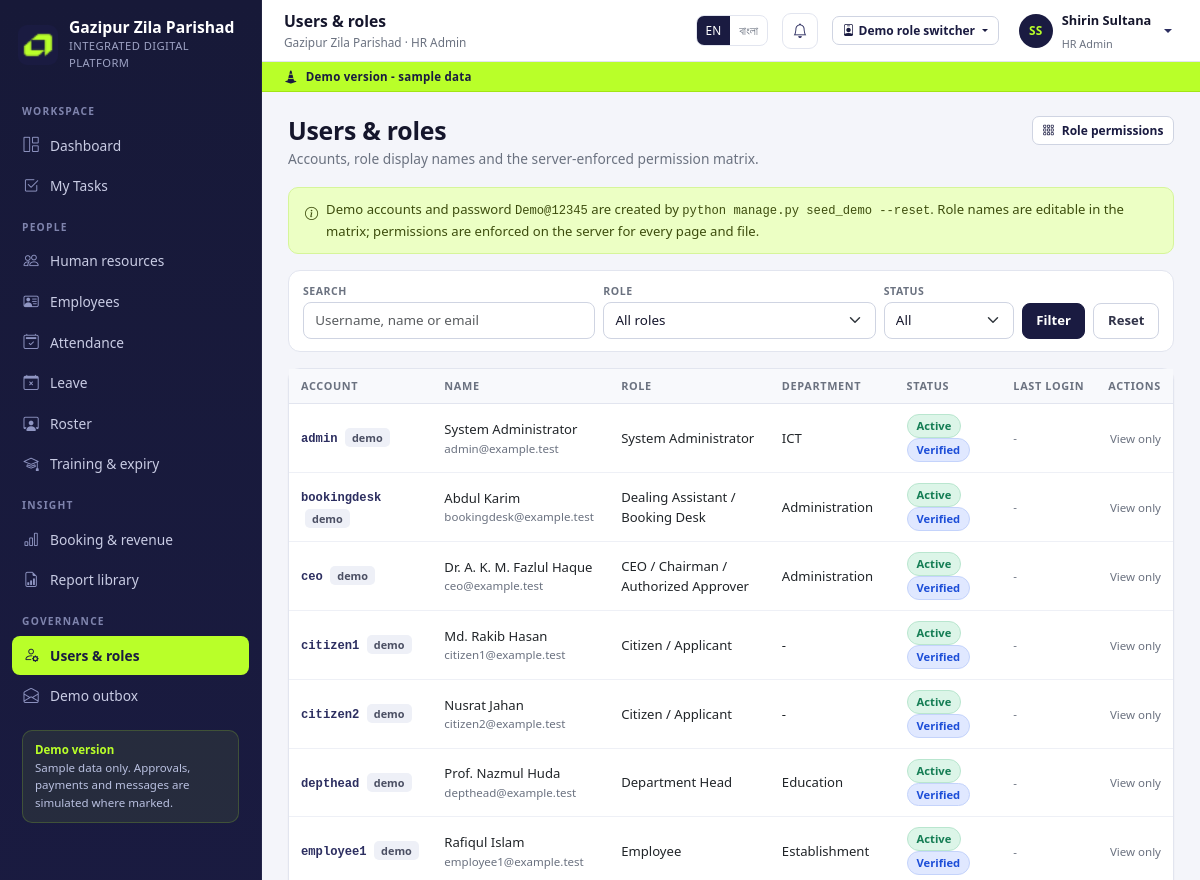
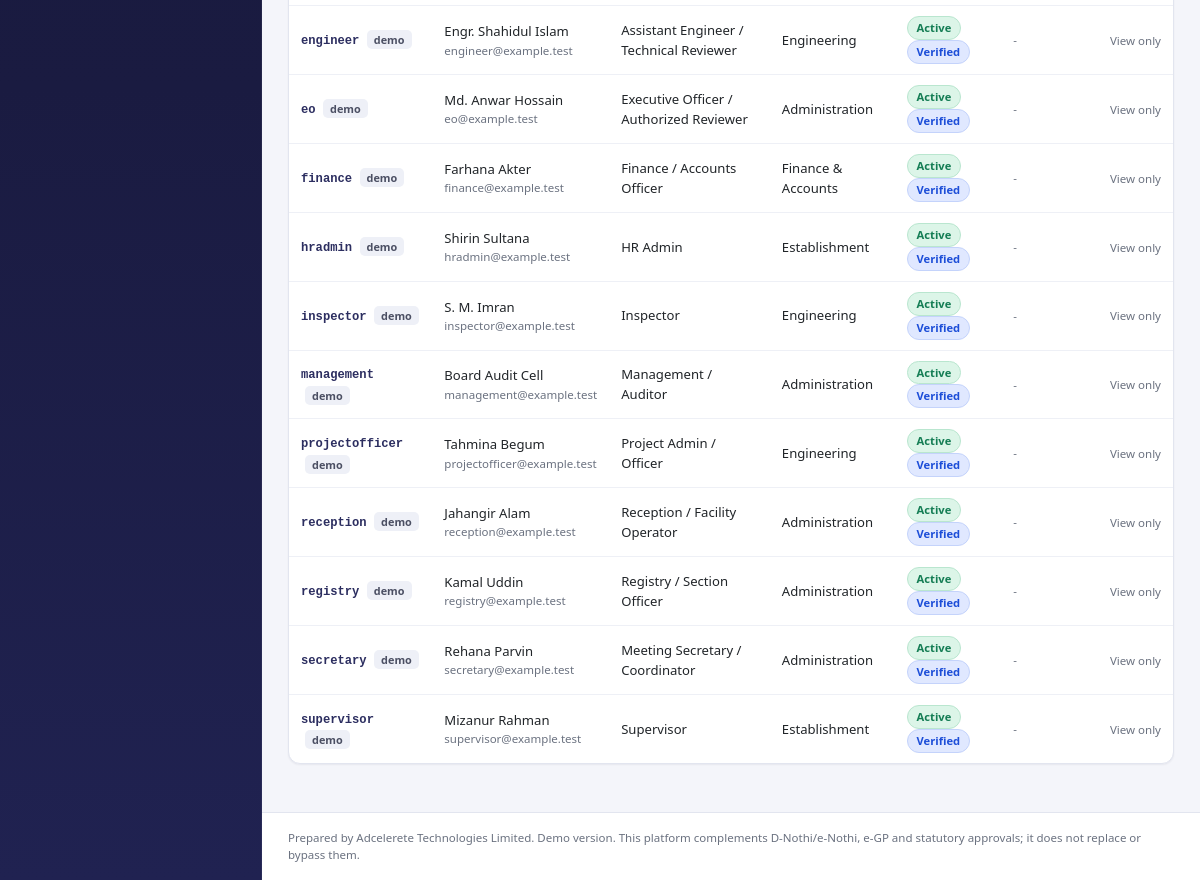
The page /app/users/ (signed in) on the database its author committed (2 pictures, top to bottom).
### accounts/models.py (models this page shows, shortened)
class User(AbstractUser):
    role = models.ForeignKey(Role, null=True, blank=True, on_delete=models.SET_NULL,
                             related_name='users')
    phone = models.CharField(max_length=30, blank=True)
    department = models.ForeignKey('hr.Department', null=True, blank=True,
                                   on_delete=models.SET_NULL, related_name='users')
    designation = models.ForeignKey('hr.Designation', null=True, blank=True,
                                    on_delete=models.SET_NULL, related_name='users')
    facility = models.ForeignKey('facilities.Facility', null=True, blank=True,
                                 on_delete=models.SET_NULL, related_name='operators',
                                 help_text='Assigned facility for reception operators.')
    email_verified = models.BooleanField(default=False)
    is_demo = models.BooleanField(default=True)
    otp_code = models.CharField(max_length=8, blank=True)
    otp_created_at = models.DateTimeField(null=True, blank=True)
    otp_attempts = models.PositiveIntegerField(default=0)
    class Meta:
        ordering = ['first_name', 'username']
    @property
    def display_name(self):
        return self.get_full_name() or self.username
    @property
    def role_name(self):
        return self.role.name if self.role else 'No role'
    @property
    def is_citizen(self):
        return bool(self.role and self.role.code == 'citizen')
    @property
    def is_staff_portal_user(self):
        return bool(self.role and self.role.code != 'citizen')
    @property
    def is_read_only(self):
        return bool(self.role and self.role.is_read_only)
    def can(self, code):
        if not getattr(self, 'is_authenticated', False):
            return False
        if self.is_superuser:
            return True
        if not self.role_id:
            return False
        cache = getattr(self, '_perm_cache', None)
        if cache is None:
            cache = set(self.role.permissions.values_list('code', flat=True))
            self._perm_cache = cache
        return code in cache

class Role(models.Model):
    code = models.SlugField(max_length=40, unique=True)
    name = models.CharField(max_length=120)
    description = models.TextField(blank=True)
    permissions = models.ManyToManyField(Permission, blank=True, related_name='roles')
    is_read_only = models.BooleanField(
        default=False,
        help_text='Read-only roles cannot submit changes anywhere in the platform.',
    )
    sort_order = models.PositiveIntegerField(default=100)
    class Meta:
        ordering = ['sort_order', 'name']

### hr/models.py (models this page shows)
class Department(models.Model):
    name = models.CharField(max_length=120, unique=True)
    code = models.SlugField(max_length=30, unique=True)
    head = models.ForeignKey(settings.AUTH_USER_MODEL, null=True, blank=True,
                             on_delete=models.SET_NULL, related_name='headed_departments')
    class Meta:
        ordering = ['name']
    def __str__(self):
        return self.name

### accounts/views.py (the view)
# urls.py: path('app/users/', views.users_list, name='users_list'),
@perm_required('accounts.view_users')
def users_list(request):
    q = request.GET.get('q', '').strip()
    role_code = request.GET.get('role', '')
    active = request.GET.get('active', '')
    rows = User.objects.select_related('role', 'department').all()
    if q:
        rows = rows.filter(
            Q(username__icontains=q) | Q(first_name__icontains=q)
            | Q(last_name__icontains=q) | Q(email__icontains=q)
        )
    if role_code:
        rows = rows.filter(role__code=role_code)
    if active in ('0', '1'):
        rows = rows.filter(is_active=active == '1')
    page_obj = paginate(request, rows.order_by('username'), 30)
    return render(request, 'accounts/users.html', {
        'page_obj': page_obj, 'q': q, 'role_code': role_code, 'active': active,
        'roles': Role.objects.all(), 'page_title': 'Users & roles',
    })

### accounts/demo.py (called while the page is built)
def demo_accounts():
    from accounts.models import User
    existing = {
        u.username: u for u in User.objects.filter(
            username__in=[a[0] for a in DEMO_ACCOUNTS]
        ).select_related('role')
    }
    out = []
    for username, label in DEMO_ACCOUNTS:
        user = existing.get(username)
        out.append({
            'username': username,
            'label': user.role.name if user and user.role else label,
            'name': user.display_name if user else label,
            'role_code': user.role.code if user and user.role else '',
        })
    return out

### accounts/nav.py (called while the page is built)
def build_nav(user):
    if not user or not user.is_authenticated:
        return []
    is_citizen = user.is_citizen
    groups = []
    for group_label, items in NAV:
        visible = []
        for label, url, perm, icon in items:
            if perm is None:
                if is_citizen:
                    continue
            elif not user.can(perm):
                continue
            visible.append({'label': label, 'url': url, 'icon': icon})
        if visible:
            groups.append({'label': group_label, 'items': visible})
    return groups

### core/i18n.py (called while the page is built)
def translate(text, lang='en'):
    if lang == 'bn':
        return BN.get(text) or BN_EXTRA.get(text) or text
    return text

### core/models.py (called while the page is built)
def get_setting(key, default=''):
    from core.models import AppSetting
    try:
        return AppSetting.objects.get(key=key).value
    except AppSetting.DoesNotExist:
        return default

### core/templatetags/gzp.py (called while the page is built)
@register.simple_tag(takes_context=True)
def t(context, text):
    return i18n.translate(text, context.get('lang', 'en'))

@register.filter
def tr(value, lang):
    return i18n.translate(str(value), lang)

@register.filter
def dt(value, fmt='d M Y, H:i'):
    if not value:
        return '-'
    if timezone.is_aware(value):
        value = timezone.localtime(value)
    return formats.date_format(value, fmt)

@register.filter
def can(code, user):
    return bool(user and user.is_authenticated and user.can(code))

@register.filter
def initials(value):
    parts = [p for p in str(value or '').split() if p]
    return ''.join(p[0].upper() for p in parts[:2]) or '?'

@register.simple_tag
def nav_active(request, prefix):
    path = request.path
    if prefix == '/app/':
        return 'active' if path == '/app/' else ''
    return 'active' if path.startswith(prefix) else ''

### templates/accounts/users.html (shortened to what this page needs)
{% extends 'base.html' %}
{% load gzp %}
{% block content %}
<div class="page-head">
  <div>
    <h1>Users & roles</h1>
    <div class="sub">Accounts, role display names and the server-enforced permission matrix.</div>
  </div>
  <a class="btn btn-outline-primary btn-sm" href="/app/roles/"><i class="bi bi-grid-3x3-gap me-1"></i> Role permissions</a>
</div>
<div class="alert alert-lime d-flex gap-2 align-items-start">
  <i class="bi bi-info-circle mt-1"></i>
  <div>
    Demo accounts and password <span class="mono">Demo@12345</span> are created by
    <span class="mono">python manage.py seed_demo --reset</span>. Role names are editable
    in the matrix; permissions are enforced on the server for every page and file.
  </div>
</div>
<form class="filter-bar" method="get">
  <div class="f f-grow">
    <label>Search</label>
    <input class="form-control" name="q" value="{{ q }}" placeholder="Username, name or email">
  </div>
  <div class="f">
    <label>Role</label>
    <select class="form-select" name="role">
      <option value="">All roles</option>
    </select>
  </div>
  <div class="f">
    <label>Status</label>
    <select class="form-select" name="active">
      <option value="">All</option>
    </select>
  </div>
  <button class="btn btn-primary" type="submit">{% t "Filter" %}</button>
  <a class="btn btn-outline-secondary" href="/app/users/">{% t "Reset" %}</a>
</form>
<div class="card">
  <div class="table-wrap">
    <table class="table-gzp">
      <thead>
        <tr>
          <th>Account</th><th>Name</th><th>Role</th><th>Department</th>
          <th>Status</th><th>Last login</th><th class="text-end">Actions</th>
        </tr>
      </thead>
      <tbody>
        {% for account in page_obj %}
          <tr>
            <td>
              <span class="ref">{{ account.username }}</span>
              {% if account.is_demo %}<span class="badge-soft ms-1">demo</span>{% endif %}
            </td>
            <td>{{ account.display_name }}<div class="note-inline">{{ account.email }}</div></td>
            <td>{{ account.role_name }}</td>
            <td>{{ account.department|default:"-" }}</td>
            <td>
              {% if account.is_active %}<span class="chip chip-success">Active</span>{% else %}<span class="chip chip-muted">Inactive</span>{% endif %}
              {% if account.email_verified %}<span class="chip chip-info">Verified</span>{% endif %}
            </td>
            <td class="small">{{ account.last_login|dt:"d M Y, H:i" }}</td>
            <td class="text-end">
              {% if "accounts.manage_users"|can:user %}
                <a class="btn btn-sm btn-outline-primary" href="/app/users/{{ account.pk }}/"><i class="bi bi-pencil"></i></a>
                <form method="post" action="/app/users/{{ account.pk }}/toggle/" class="d-inline">
                  {% csrf_token %}
                  <button class="btn btn-sm btn-outline-secondary" type="submit" title="Toggle active">
                    <i class="bi {% if account.is_active %}bi-toggle-on{% else %}bi-toggle-off{% endif %}"></i>
                  </button>
                </form>
              {% else %}<span class="note-inline">View only</span>{% endif %}
            </td>
          </tr>
        {% empty %}
          <tr><td colspan="7"><div class="table-empty"><i class="bi bi-people"></i>No accounts found.</div></td></tr>
        {% endfor %}
      </tbody>
    </table>
  </div>
</div>
{% endblock %}

### templates/base.html (shortened to what this page needs)
{% load static gzp %}<!doctype html>
<html lang="{{ lang }}">
<head>
  <link rel="stylesheet" href="{% static 'vendor/bootstrap/bootstrap.min.css' %}">
  <link rel="stylesheet" href="{% static 'vendor/bootstrap-icons/bootstrap-icons.min.css' %}">
  <link rel="stylesheet" href="{% static 'css/gzp.css' %}">
</head>
<body class="{% block body_class %}{% endblock %}">
{% if user.is_authenticated and user.is_staff_portal_user %}
  <aside class="sidebar" id="sidebar" aria-label="Main navigation">
    <div class="brand">
      <img src="{% static 'img/adcelerete_logo.png' %}" alt="Adcelerete logo">
      <div>
        <div class="brand-name">{{ APP_NAME_MAIN }}</div>
        <div class="brand-sub">{{ APP_NAME_SUB }}</div>
      </div>
    </div>
    <div class="sidebar-scroll">
      {% for group in nav_groups %}
        <div class="nav-group">
          <div class="nav-group-label">{{ group.label|tr:lang }}</div>
          {% for item in group.items %}
            <a class="nav-item {% nav_active request item.url %}" href="{{ item.url }}">
              <i class="bi bi-{{ item.icon }}"></i><span>{{ item.label|tr:lang }}</span>
            </a>
          {% endfor %}
        </div>
      {% endfor %}
      <div class="sidebar-note">
        <strong>{% t "Demo version" %}</strong><br>
        Sample data only. Approvals, payments and messages are simulated where marked.
      </div>
    </div>
  </aside>
  <div class="app-shell">
    <header class="topbar">
      <div>
        <div class="page-title">{% block topbar_title %}{{ page_title|default:"Dashboard" }}{% endblock %}</div>
        <div class="crumb">{{ APP_NAME_MAIN }} · {{ user.role_name }}</div>
      </div>
      <div class="lang-switch" role="group" aria-label="Language">
        <a class="{% if lang == 'en' %}on{% endif %}" href="/lang/en/?next={{ request.get_full_path|urlencode }}">EN</a>
        <a class="{% if lang == 'bn' %}on{% endif %}" href="/lang/bn/?next={{ request.get_full_path|urlencode }}">বাংলা</a>
      </div>
      <a class="icon-btn" href="/app/notifications/" aria-label="Notifications">
        <i class="bi bi-bell"></i>
      </a>
      {% if DEMO_MODE %}{% include 'partials/demo_switcher.html' %}{% endif %}
      <div class="dropdown">
        <a class="user-chip dropdown-toggle" href="#" data-bs-toggle="dropdown" aria-expanded="false">
          <span class="avatar">{{ user.display_name|initials }}</span>
          <span class="d-none d-lg-block">
            <span class="u-name">{{ user.display_name }}</span><br>
            <span class="u-role">{{ user.role_name }}</span>
          </span>
        </a>
      </div>
    </header>
    <div class="demo-ribbon"><i class="bi bi-cone-striped"></i> {% t "Demo version - sample data" %}</div>
    <main class="page" id="main">
{% endif %}
      {% block content %}{% endblock %}
{% if user.is_authenticated and user.is_staff_portal_user %}
    </main>
    <footer class="app-footer">
      Prepared by {{ SUPPLIER }}. Demo version. This platform complements D-Nothi/e-Nothi, e-GP and statutory approvals; it does not replace or bypass them.
    </footer>
  </div>
{% endif %}
</body>
</html>

### rows shown on the page
User: role_name "HR Admin", display_name|initials "SS", display_name "Shirin Sultana", username "hradmin", is_demo "demo", email "hradmin@example.test", department "Establishment", is_active "Active", email_verified "Verified", last_login|dt "-", is_superuser "View only"
User: username "admin", is_demo "demo", display_name "System Administrator", email "admin@example.test", role_name "System Administrator", department "ICT", is_active "Active", email_verified "Verified", last_login|dt "-"
User: username "bookingdesk", is_demo "demo", display_name "Abdul Karim", email "bookingdesk@example.test", role_name "Dealing Assistant / Booking Desk", department "Administration", is_active "Active", email_verified "Verified", last_login|dt "-"
User: username "ceo", is_demo "demo", display_name "Dr. A. K. M. Fazlul Haque", email "ceo@example.test", role_name "CEO / Chairman / Authorized Approver", department "Administration", is_active "Active", email_verified "Verified", last_login|dt "-"
User: username "citizen1", is_demo "demo", display_name "Md. Rakib Hasan", email "citizen1@example.test", role_name "Citizen / Applicant", department "-", is_active "Active", email_verified "Verified", last_login|dt "-"
User: username "citizen2", is_demo "demo", display_name "Nusrat Jahan", email "citizen2@example.test", role_name "Citizen / Applicant", department "-", is_active "Active", email_verified "Verified", last_login|dt "-"
User: username "depthead", is_demo "demo", display_name "Prof. Nazmul Huda", email "depthead@example.test", role_name "Department Head", department "Education", is_active "Active", email_verified "Verified", last_login|dt "-"
User: username "employee1", is_demo "demo", display_name "Rafiqul Islam", email "employee1@example.test", role_name "Employee", department "Establishment", is_active "Active", email_verified "Verified", last_login|dt "-"
User: username "engineer", is_demo "demo", display_name "Engr. Shahidul Islam", email "engineer@example.test", role_name "Assistant Engineer / Technical Reviewer", department "Engineering", is_active "Active", email_verified "Verified", last_login|dt "-"
User: username "eo", is_demo "demo", display_name "Md. Anwar Hossain", email "eo@example.test", role_name "Executive Officer / Authorized Reviewer", department "Administration", is_active "Active", email_verified "Verified", last_login|dt "-"
User: username "finance", is_demo "demo", display_name "Farhana Akter", email "finance@example.test", role_name "Finance / Accounts Officer", department "Finance & Accounts", is_active "Active", email_verified "Verified", last_login|dt "-"
User: username "inspector", is_demo "demo", display_name "S. M. Imran", email "inspector@example.test", role_name "Inspector", department "Engineering", is_active "Active", email_verified "Verified", last_login|dt "-"
User: username "management", is_demo "demo", display_name "Board Audit Cell", email "management@example.test", role_name "Management / Auditor", department "Administration", is_active "Active", email_verified "Verified", last_login|dt "-"
User: username "projectofficer", is_demo "demo", display_name "Tahmina Begum", email "projectofficer@example.test", role_name "Project Admin / Officer", department "Engineering", is_active "Active", email_verified "Verified", last_login|dt "-"
User: username "reception", is_demo "demo", display_name "Jahangir Alam", email "reception@example.test", role_name "Reception / Facility Operator", department "Administration", is_active "Active", email_verified "Verified", last_login|dt "-"
User: username "registry", is_demo "demo", display_name "Kamal Uddin", email "registry@example.test", role_name "Registry / Section Officer", department "Administration", is_active "Active", email_verified "Verified", last_login|dt "-"
User: username "secretary", is_demo "demo", display_name "Rehana Parvin", email "secretary@example.test", role_name "Meeting Secretary / Coordinator", department "Administration", is_active "Active", email_verified "Verified", last_login|dt "-"
User: username "supervisor", is_demo "demo", display_name "Mizanur Rahman", email "supervisor@example.test", role_name "Supervisor", department "Establishment", is_active "Active", email_verified "Verified", last_login|dt "-"

### other values the page prints
{{ APP_NAME_MAIN }} "Gazipur Zila Parishad"
{{ APP_NAME_SUB }} "INTEGRATED DIGITAL PLATFORM"
{{ group.label|tr:lang }} "WORKSPACE" "PEOPLE" "INSIGHT" "GOVERNANCE"
{{ item.label|tr:lang }} "Dashboard" "My Tasks" "Human resources" "Employees" "Attendance" "Leave" "Roster" "Training & expiry" "Booking & revenue" "Report library" "Users & roles" "Demo outbox"
{{ page_title|default:"Dashboard" }} "Users & roles"
{{ SUPPLIER }} "Adcelerete Technologies Limited"
